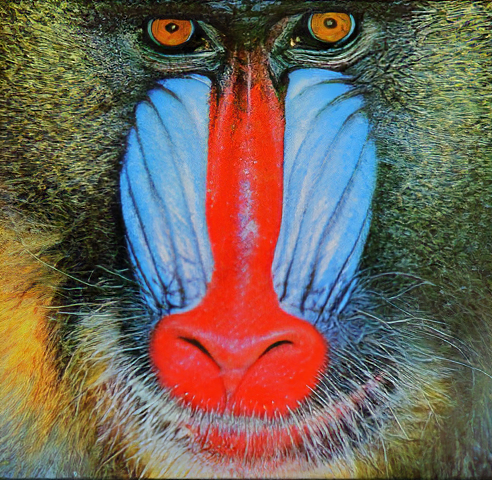
#> input picture gan-models/ESRGAN/figure/ESRGAN_x4_baboon.png, 492 x 480 px; its folder holds 2 pictures in this run; the run also reads 1 picture not shown here
$ jupyter execute esrgan.ipynb   (shell and % lines are left out)   (older library calls are emulated)
#> lines starting #> are read from the running program, lines starting #| are printed output that depends on the picture; long printed decimals are rounded
## Cell execution time: 11.1 s

[cell 1]
import os
import matplotlib.pyplot as plt
from PIL import Image

# Path to the folders containing the images
original_folder = 'figure/'
output_folder = 'output/'

# Get the list of image files in the original folder
original_images = os.listdir(original_folder)

# Get the list of image files in the output folder
output_images = os.listdir(output_folder)

# Create a figure and set up subplots
fig, axs = plt.subplots(1, 2, figsize=(10, 5))

# Read and display the original image
if len(original_images) > 0:
    original_image_path = os.path.join(original_folder, original_images[0])
    original_image = Image.open(original_image_path)
#> original_image is the input picture: PIL image 492x480 RGB; mean R, G, B 113.3, 100.7, 89.4
    axs[0].imshow(original_image)
    axs[0].set_title('Original Image')

# Read and display the ESRGAN output image
if len(output_images) > 0:
    output_image_path = os.path.join(output_folder, output_images[0])
    output_image = Image.open(output_image_path)
    axs[1].imshow(output_image)
    axs[1].set_title('ESRGAN Output')

# Hide the axes and labels
for ax in axs:
    ax.axis('off')

# Adjust spacing between subplots
plt.tight_layout()

# Show the figure
plt.show()
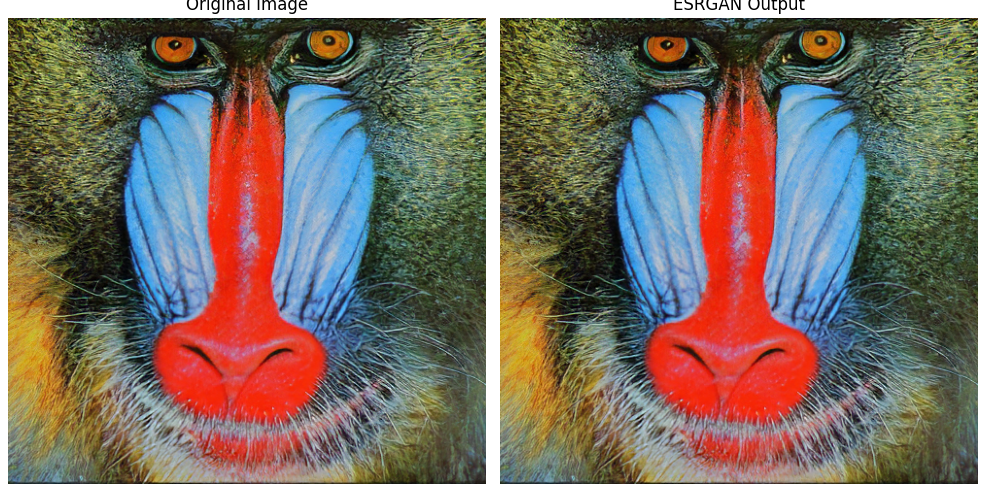
#> figure drawn by matplotlib, 2 panels

[cell 2]
image_path = "figure/baboon.png"
output_path = "output/ESRGAN_x4_baboon.png"

[cell 3]
import numpy as np
import skimage.io
from skimage.metrics import peak_signal_noise_ratio, structural_similarity

lr_image = skimage.io.imread(image_path)
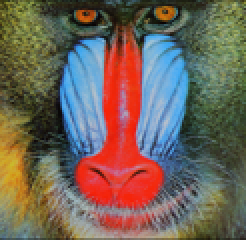
#> input picture gan-models/ESRGAN/figure/baboon.png, 123 x 120 px (shown 2 times larger)
#> lr_image is the input picture: shape (120, 123, 3); mean R, G, B 113.6, 100.5, 89.1
sr_image = skimage.io.imread(output_path)

sr_image_resized = skimage.transform.resize(sr_image, lr_image.shape, mode='reflect', anti_aliasing=True , preserve_range = True)

data_range = 1.0

if lr_image.dtype == np.uint8:
    data_range = 255
elif lr_image.dtype == np.uint16:
    data_range = 65535

if lr_image.dtype != np.float64:
    lr_image = lr_image.astype(np.float64)
if sr_image_resized.dtype != np.float64:
    sr_image_resized = sr_image_resized.astype(np.float64)

psnr = peak_signal_noise_ratio(lr_image, sr_image_resized, data_range=data_range)
#> psnr = 35.24

ssim = structural_similarity(lr_image, sr_image_resized, data_range=data_range, multichannel=True)
#> ssim = 0.977


print("PSNR:", psnr)
#| PSNR: 35.242
print("SSIM:", ssim)
#| SSIM: 0.9772

[cell 4]
import cv2
import matplotlib.pyplot as plt

# Calculate the Laplacian quality score
laplacian_lr = 10 - (cv2.Laplacian(lr_image, cv2.CV_64F).var()/1000)
#> laplacian_lr = 7.53
laplacian_sr = 10 - (cv2.Laplacian(sr_image_resized, cv2.CV_64F).var()/1000)
#> laplacian_sr = 8.26
laplacian_hr = 10 - (cv2.Laplacian(sr_image, cv2.CV_64F).var()/1000)
#> laplacian_hr = 6.31

# Normalize the pixel values to [0, 1]
lr_image_normalized = lr_image / 255.0
sr_image_resized_normalized = sr_image_resized /255.0
hr_image_normalized = sr_image / 255.0

# Create a figure with subplots
fig, axes = plt.subplots(1, 3, figsize=(12, 4))

# Display the input image with quality score
axes[0].imshow(lr_image_normalized)
axes[0].set_title(f'Input Image (Rating: {laplacian_lr:.2f})')
axes[0].axis('off')

# Display the resized output with quality score
axes[1].imshow(sr_image_resized_normalized)
axes[1].set_title(f'Resized Output (Rating: {laplacian_sr:.2f})')
axes[1].axis('off')

# Display the output image with quality score
axes[2].imshow(hr_image_normalized)
axes[2].set_title(f'Output Image (Rating: {laplacian_hr:.2f})')
axes[2].axis('off')

# Adjust the spacing between subplots
plt.tight_layout()

# Show the figure
plt.show()
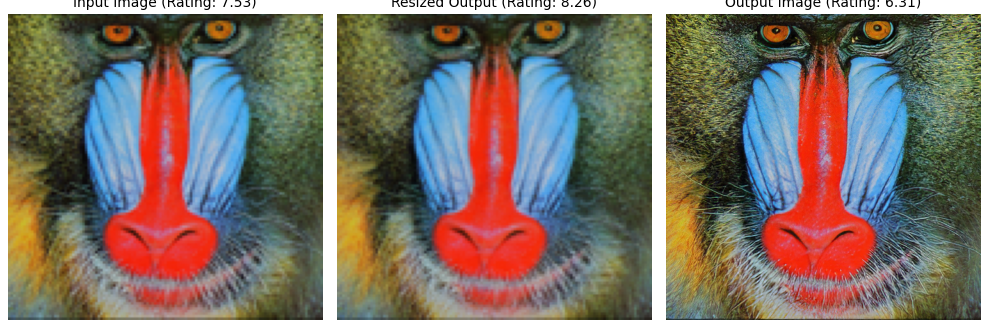
#> figure drawn by matplotlib, 3 panels
